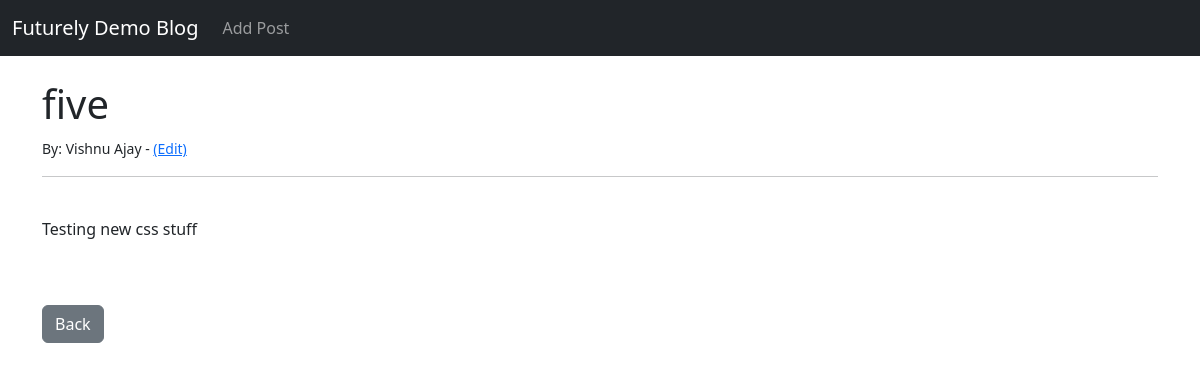
Before: /article/5 with the older database file.
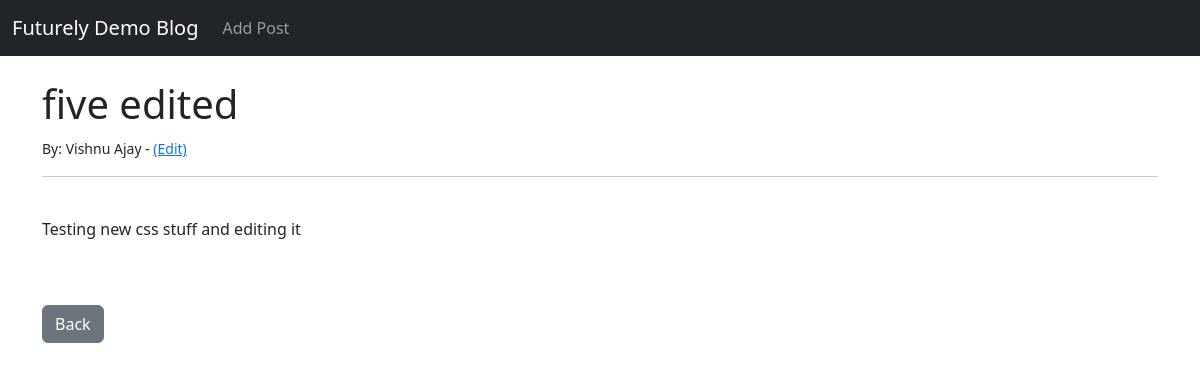
After: the same page with the newer database file.
### newBlog/models.py (models this page shows, shortened)
class Post(models.Model):
    title = models.CharField(max_length=255)
    title_tag = models.CharField(max_length=255)
    content = models.TextField()
    date_posted = models.DateTimeField(auto_now_add=True)
    author = models.ForeignKey(User, on_delete=models.CASCADE)

### newBlog/views.py (the view)
# urls.py: path('article/<int:pk>', ArticleDetailView.as_view(), name='article-detail'),
class ArticleDetailView(DetailView):
    model = Post
    template_name = 'article_details.html'

### newBlog/templates/article_details.html (shortened to what this page needs)
{% extends 'base.html' %}
{% block content %}
<h1>
    {{ post.title }}
</h1>
<small>
    By: {{ post.author.first_name }} {{ post.author.last_name}} - <a href="{% url 'update_post' post.pk %}"> (Edit) </a>
</small>
<br/>
<hr>
<br/>
<p>
    {{ post.content }}
</p>
<br><br/>
<a href="{% url 'home' %}" class="btn btn-secondary">Back</a>
{% endblock %}

Changed rows visible on the page:
changed Post "Vishnu": title "five" → "five edited"; content "Testing new css stuff" → "Testing new css stuff and editing it"
